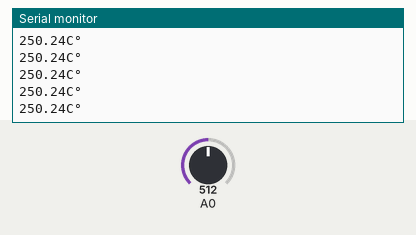
The sketch below on a simulated Arduino Uno, built with avr-gcc and run on an emulated ATmega328P. On the bench: the last lines printed to the serial monitor. The test bench sets the inputs (shaded band); at power-on: A0 = 512.

Above: at 1.3 s.
1.4 s: A0 set to 213
At 2.2 s:
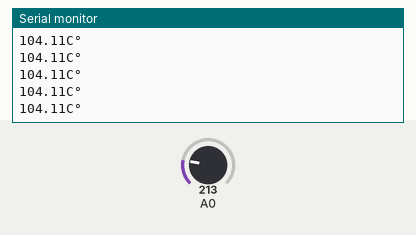
2.9 s: A0 set to 190
At 3.6 s:
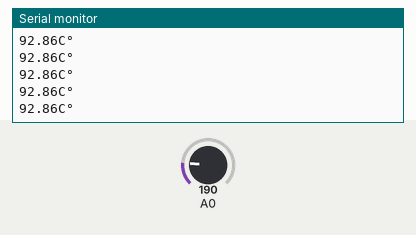
Timing chart, 0 to 5.9 s (numbered marks = the images above; inputs shaded):
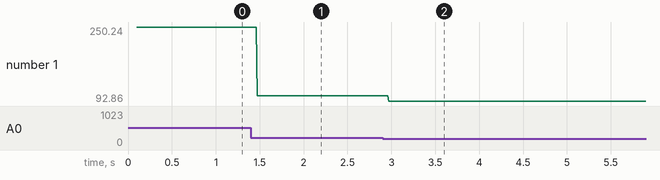

Measured:
- after the input at 1.4 s, the serial monitor: prints a new line after 0.07 s (image 1)
- after the input at 2.9 s, the serial monitor: prints a new line after 0.07 s (image 2)
- plotted number 1: 250.24 → 104.11 after the input at 1.4 s, 104.11 → 92.86 after the input at 2.9 s

The sketch:

Exercise9_TempSensor.ino
```cpp
float V, Temp, In;

void setup() {
  Serial.begin(9600);
  delay(100);
  pinMode(A0, INPUT);


}

void loop() {
  In = analogRead(A0);
  V = In * 5 / 1023;
  Temp = V/0.01;
  Serial.print(Temp);
  Serial.print("C");
  Serial.println(u8"\u00b0");
}
```
